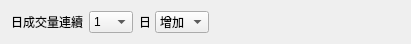
       <widget class="QWidget" name="widget_30" native="true">
        <property name="geometry">
         <rect>
          <x>1690</x>
          <y>560</y>
          <width>411</width>
          <height>40</height>
         </rect>
        </property>
        <layout class="QHBoxLayout" name="horizontalLayout_141">
         <item>
          <layout class="QHBoxLayout" name="horizontalLayout_63">
           <item>
            <widget class="QLabel" name="label_208">
             <property name="text">
              <string>日成交量連續</string>
             </property>
            </widget>
           </item>
           <item>
            <widget class="QComboBox" name="comboBox_74">
             <item>
              <property name="text">
               <string>1</string>
              </property>
             </item>
             <item>
              <property name="text">
               <string>2</string>
              </property>
             </item>
             <item>
              <property name="text">
               <string>3</string>
              </property>
             </item>
             <item>
              <property name="text">
               <string>4</string>
              </property>
             </item>
             <item>
              <property name="text">
               <string>5</string>
              </property>
             </item>
             <item>
              <property name="text">
               <string>6</string>
              </property>
             </item>
             <item>
              <property name="text">
               <string>7</string>
              </property>
             </item>
             <item>
              <property name="text">
               <string>8</string>
              </property>
             </item>
             <item>
              <property name="text">
               <string>9</string>
              </property>
             </item>
             <item>
              <property name="text">
               <string>10</string>
              </property>
             </item>
            </widget>
           </item>
           <item>
            <widget class="QLabel" name="label_97">
             <property name="minimumSize">
              <size>
               <width>10</width>
               <height>20</height>
              </size>
             </property>
             <property name="maximumSize">
              <size>
               <width>10</width>
               <height>20</height>
              </size>
             </property>
             <property name="text">
              <string>日</string>
             </property>
            </widget>
           </item>
           <item>
            <widget class="QComboBox" name="comboBox_73">
             <item>
              <property name="text">
               <string>增加</string>
              </property>
             </item>
             <item>
              <property name="text">
               <string>減少</string>
              </property>
             </item>
            </widget>
           </item>
          </layout>
         </item>
         <item>
          <spacer name="horizontalSpacer_97">
           <property name="orientation">
            <enum>Qt::Horizontal</enum>
           </property>
           <property name="sizeHint" stdset="0">
            <size>
             <width>40</width>
             <height>20</height>
            </size>
           </property>
          </spacer>
         </item>
        </layout>
       </widget>
